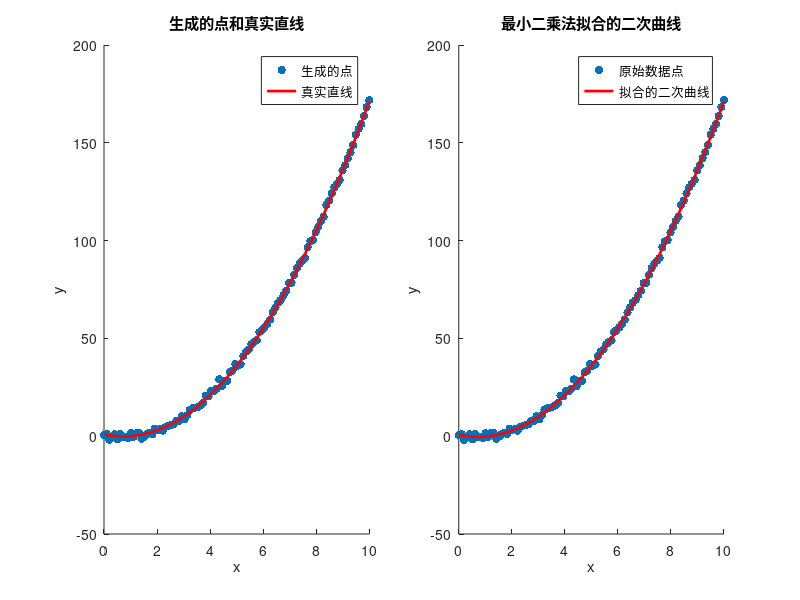

Write MATLAB code to recreate this figure.
clear
close all
% 生成具有二次曲线趋势的二维点
n = 100;  % 点的数量
a_true = 2;  % 真实曲线的二次项系数
b_true = -3;  % 真实曲线的一次项系数
c_true = 1;  % 真实曲线的常数项
noise_std = 1;  % 噪声的标准差

% 生成x坐标
x = linspace(0, 10, n);

% 计算真实的y坐标
y_true = a_true*x.^2 + b_true*x + c_true;

% 添加噪声
noise = randn(1, n) * noise_std;
y = y_true + noise;

% 绘制生成的点和线
figure('Position', [100, 100, 1400, 600]);
subplot(1,2,1);
scatter(x, y, 'filled');
hold on;
plot(x, y_true, 'r', 'LineWidth', 2);
xlabel('x');
ylabel('y');
title('生成的点和真实直线');
legend('生成的点', '真实直线');

% 使用最小二乘法拟合二次曲线
A = [x'.^2 x' ones(n, 1)];  % 构建设计矩阵A，包含x的平方项和常数项
coeff = (A' * A) \ (A' * y');  % 计算系数的解
a_est = coeff(1);  % 估计的二次项系数
b_est = coeff(2);  % 估计的一次项系数
c_est = coeff(3);  % 估计的常数项

% 绘制拟合的二次曲线
x_fit = linspace(0, 10, 100);  % 生成用于拟合的x坐标
y_fit = a_est*x_fit.^2 + b_est*x_fit + c_est;  % 计算拟合的y坐标

% 绘制拟合的二次曲线和原始数据点
subplot(1,2,2);
scatter(x, y, 'filled');
hold on;
plot(x_fit, y_fit, 'r', 'LineWidth', 2);
xlabel('x');
ylabel('y');
title('最小二乘法拟合的二次曲线');
legend('原始数据点', '拟合的二次曲线');

% 输出计算结果
disp(['最小二乘法估计的二次项系数a为：', num2str(a_est)]);
disp(['最小二乘法估计的一次项系数b为：', num2str(b_est)]);
disp(['最小二乘法估计的常数项c为：', num2str(c_est)]);
